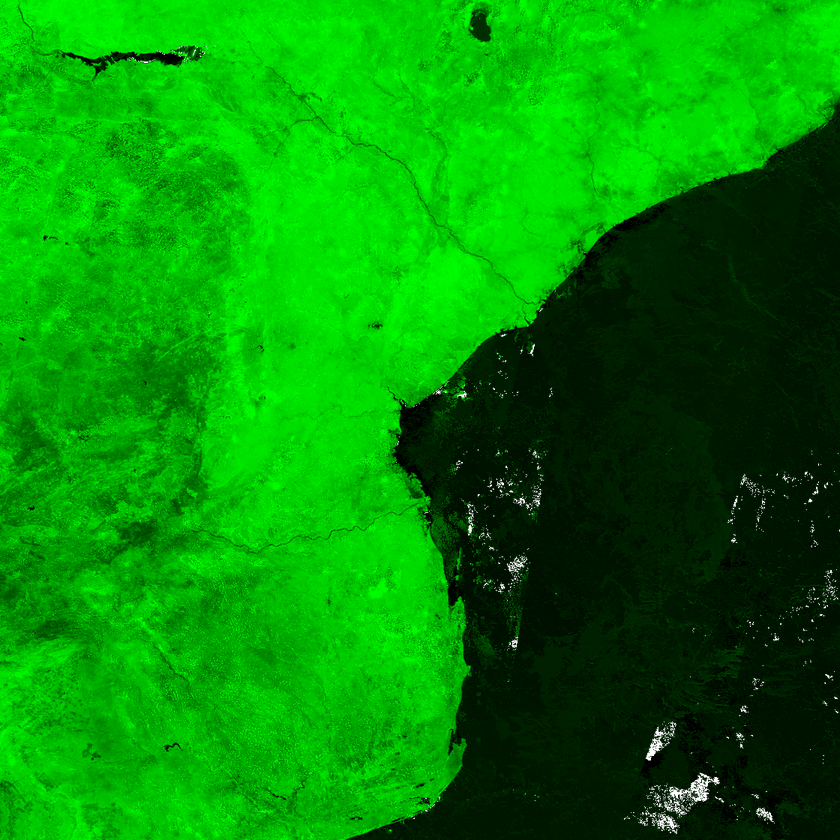
#> input picture test/resources/X21Y09.png, 840 x 840 px, shrunk from 1120 x 1120 before the run
$ python cropKNP.py
#> lines starting #> are read from the running program, lines starting #| are printed output that depends on the picture; after the words box and inside, x2 and y2 are one past the last pixel; in counts of white or black regions, pixels touching at a corner belong together; long printed decimals are rounded
#!/usr/bin/env python
import numpy as np
from PIL import Image, ImageDraw
from math import inf, floor, ceil
from knp import boundary

def calculate_uncropped_bbox_and_dimensions(tiles):
    min_x = inf
    max_x = -inf
    min_y = inf
    max_y = -inf
    for i, tile in enumerate(tiles):
        min_x = min(min_x, tile['bbox'][0][0])
        max_x = max(max_x, tile['bbox'][1][0])
        min_y = min(min_y, tile['bbox'][0][1])
        max_y = max(max_y, tile['bbox'][1][1])
    tile_width_coords = tile['bbox'][1][0] - tile['bbox'][0][0]
    tile_height_coords = tile['bbox'][1][1] - tile['bbox'][0][1]
    tile_width_px = tile['img'].size[0]
    tile_height_px = tile['img'].size[1]

    uncropped_width = round((max_x - min_x) / tile_width_coords) * tile_width_px
    uncropped_height = round((max_y - min_y) / tile_height_coords) * tile_height_px
    return (((min_x, min_y), (max_x, max_y)), (uncropped_width, uncropped_height))

def create_boundary_pixels(boundary, bbox, image_dims):
    (image_width, image_height) = image_dims
    (bbox_min, bbox_max) = bbox
    def coordinate_to_pixels(coordinate):
        return (round((coordinate[0] - bbox_min[0]) / (bbox_max[0] - bbox_min[0]) * image_width),
                round((bbox_max[1] - coordinate[1]) / (bbox_max[1] - bbox_min[1]) * image_height))

    pixels = map(coordinate_to_pixels, boundary)
    return list(pixels)

def calculate_boundary_bbox(boundary):
    min_x = inf
    max_x = -inf
    min_y = inf
    max_y = -inf
    for coordinate in boundary:
        min_x = min(min_x, coordinate[0])
        max_x = max(max_x, coordinate[0])
        min_y = min(min_y, coordinate[1])
        max_y = max(max_y, coordinate[1])
    return ((min_x, min_y), (max_x, max_y))

def create_cropped_image(boundary, tiles, uncropped_bbox, uncropped_dims):
    (uncropped_bbox_min, uncropped_bbox_max) = uncropped_bbox
    (uncropped_pixel_width, uncropped_pixel_height) = uncropped_dims
    output_image = Image.new('RGBA', (uncropped_pixel_width, uncropped_pixel_height), (255, 0, 0, 255))

    for i, tile in enumerate(tiles):
        offset_x = round((tile['bbox'][0][0] - uncropped_bbox_min[0]) / (uncropped_bbox_max[0] - uncropped_bbox_min[0]) * uncropped_pixel_width)
        offset_y = round(-(tile['bbox'][1][1] - uncropped_bbox_max[1]) / (uncropped_bbox_max[1] - uncropped_bbox_min[1]) * uncropped_pixel_height)
        output_image.paste(tile['img'], (offset_x, offset_y))
        print(offset_x, offset_y)
    output_image.save('./resources/cropped_1_py.png')

    (boundary_bbox_min, boundary_bbox_max) = calculate_boundary_bbox(boundary)
    print('boundary_bbox', (boundary_bbox_min, boundary_bbox_max))

    cropped_min_x = floor((boundary_bbox_min[0] - uncropped_bbox_min[0]) / (uncropped_bbox_max[0] - uncropped_bbox_min[0]) * output_image.size[0])
    cropped_max_x = ceil((boundary_bbox_max[0] - uncropped_bbox_min[0]) / (uncropped_bbox_max[0] - uncropped_bbox_min[0]) * output_image.size[0])
    cropped_min_y = floor((uncropped_bbox_max[1] - boundary_bbox_max[1]) / (uncropped_bbox_max[1] - uncropped_bbox_min[1]) * output_image.size[1])
    cropped_max_y = floor((uncropped_bbox_max[1] - boundary_bbox_min[1]) / (uncropped_bbox_max[1] - uncropped_bbox_min[1]) * output_image.size[1])

    print('cropped:', (cropped_min_x, cropped_min_y), (cropped_max_x, cropped_max_y))

    cropped_dims = (cropped_max_x - cropped_min_x, cropped_max_y - cropped_min_y)

    cropped_bbox_min = (
        uncropped_bbox_min[0] + cropped_min_x / output_image.size[0] * (uncropped_bbox_max[0] - uncropped_bbox_min[0]),
        uncropped_bbox_max[1] - cropped_max_y / output_image.size[1] * (uncropped_bbox_max[1] - uncropped_bbox_min[1]))
    cropped_bbox_max = (
        uncropped_bbox_min[0] + cropped_max_x / output_image.size[0] * (uncropped_bbox_max[0] - uncropped_bbox_min[0]),
        uncropped_bbox_max[1] - cropped_min_y / output_image.size[1] * (uncropped_bbox_max[1] - uncropped_bbox_min[1]))

    print('cropped_bbox', cropped_bbox_min, cropped_bbox_max)

    output_image = output_image.crop((cropped_min_x, cropped_min_y, cropped_max_x, cropped_max_y))
    output_image.save('./resources/cropped_2_py.png')
    output_raw = np.asarray(output_image)

    polygon = create_boundary_pixels(boundary, (cropped_bbox_min, cropped_bbox_max), cropped_dims)

    mask_image = Image.new('L', (output_image.size[0], output_image.size[1]), 0)
    ImageDraw.Draw(mask_image).polygon(polygon, outline=1, fill=1)
    mask_raw = np.array(mask_image)

    cropped_raw = np.empty(output_raw.shape, dtype='uint8')
    cropped_raw[:,:,:] = output_raw[:,:,:]
    cropped_raw[:,:,3] = mask_raw * 255
    cropped_image = Image.fromarray(cropped_raw, 'RGBA')
    cropped_image.save('./resources/cropped_3_py.png')


tiles = [
    {
        'bbox': ((30, -25), (40, -15)),
        'img': Image.open('./resources/X21Y09.png').convert('RGBA')
    },
    {
        'bbox': ((30, -35), (40, -25)),
        'img': Image.open('./resources/X21Y10.png').convert('RGBA')
    }
]
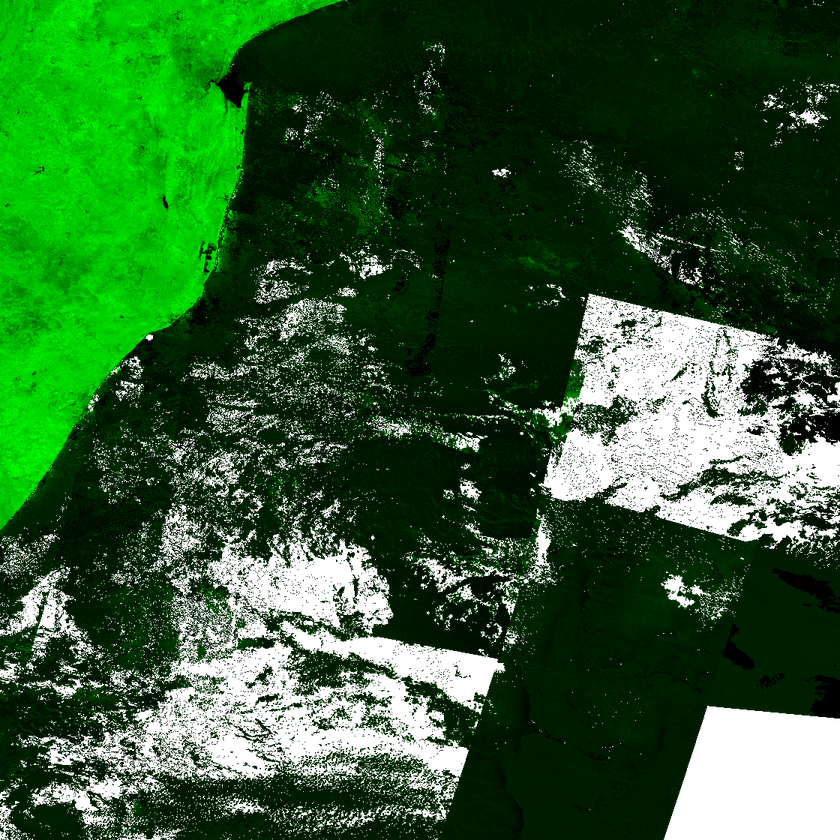
#> input picture test/resources/X21Y10.png, 840 x 840 px, shrunk from 1120 x 1120 before the run

(bbox, dims) = calculate_uncropped_bbox_and_dimensions(tiles)
#> the loop in calculate_uncropped_bbox_and_dimensions, `for i, tile in enumerate(tiles):` made 2 passes
#> (min_x, max_x, min_y, max_y) on passes 1 to 2: (30, 40, -25, -15), (30, 40, -35, -15)
#> in calculate_uncropped_bbox_and_dimensions, `tile_width_coords = tile['bbox'][1][0] - tile['bbox'][0][0]`: tile_width_coords = 10
#> in calculate_uncropped_bbox_and_dimensions, `uncropped_width = round((max_x - min_x) / tile_width_coords) * tile_wi..`: uncropped_width = 840
#> in calculate_uncropped_bbox_and_dimensions, `uncropped_height = round((max_y - min_y) / tile_height_coords) * tile_..`: uncropped_height = 1680
#> bbox = ((30, -35), (40, -15)); dims = (840, 1680)
print('uncropped bbox', bbox)
#| uncropped bbox ((30, -35), (40, -15))
print('uncropped dims', dims)
#| uncropped dims (840, 1680)
create_cropped_image(boundary, tiles, bbox, dims)
#> in create_cropped_image, `(uncropped_bbox_min, uncropped_bbox_max) = uncropped_bbox`: uncropped_bbox_min = (30, -35); uncropped_bbox_max = (40, -15)
#> in create_cropped_image, `(uncropped_pixel_width, uncropped_pixel_height) = uncropped_dims`: uncropped_pixel_width = 840; uncropped_pixel_height = 1680
#> in create_cropped_image, `output_image = Image.new('RGBA', (uncropped_pixel_width, uncropped_pix..`:
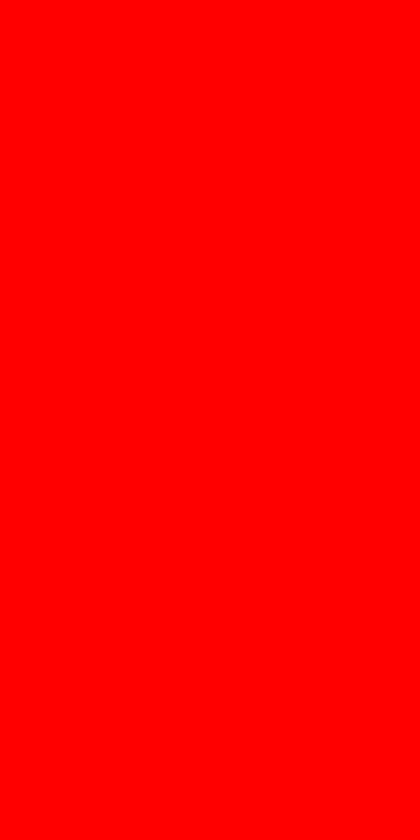
#> output_image: PIL image 840x1680 RGBA (shown at 1/2 size); mean R, G, B, A 255, 0, 0, 255
#> the loop in create_cropped_image, `for i, tile in enumerate(tiles):` made 2 passes
#> (offset_x, offset_y) on passes 1 to 2: (0, 0), (0, 840)
#| 0 0
#| 0 840
#> after the loop in create_cropped_image, `for i, tile in enumerate(tiles):`:
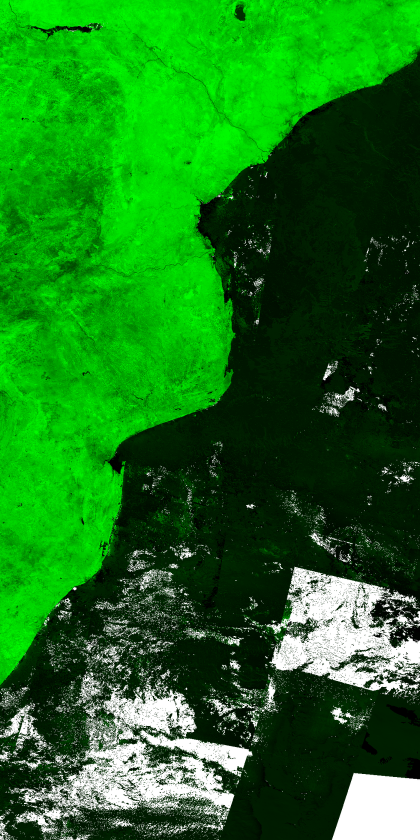
#> output_image: PIL image 840x1680 RGBA (shown at 1/2 size); mean R, G, B, A 0, 91.7, 0, 229.8; transparent parts drawn white
#> in create_cropped_image, `cropped_min_x = floor((boundary_bbox_min[0] - uncropped_bbox_min[0]) /..`: cropped_min_x = 74
#> in create_cropped_image, `cropped_max_x = ceil((boundary_bbox_max[0] - uncropped_bbox_min[0]) / ..`: cropped_max_x = 171
#> in create_cropped_image, `cropped_min_y = floor((uncropped_bbox_max[1] - boundary_bbox_max[1]) /..`: cropped_min_y = 615
#> in create_cropped_image, `cropped_max_y = floor((uncropped_bbox_max[1] - boundary_bbox_min[1]) /..`: cropped_max_y = 884
#| cropped: (74, 615) (171, 884)
#> in create_cropped_image, `cropped_dims = (cropped_max_x - cropped_min_x, cropped_max_y - cropped..`: cropped_dims = (97, 269)
#> in create_cropped_image, `cropped_bbox_min = ( uncropped_bbox_min[0] + cropped_min_x / output_im..`: cropped_bbox_min = (30.88, -25.52)
#> in create_cropped_image, `cropped_bbox_max = ( uncropped_bbox_min[0] + cropped_max_x / output_im..`: cropped_bbox_max = (32.04, -22.32)
#| cropped_bbox (30.881, -25.524) (32.036, -22.321)
#> in create_cropped_image, `output_image = output_image.crop((cropped_min_x, cropped_min_y, croppe..`:
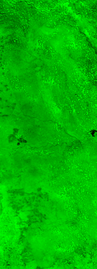
#> output_image: PIL image 97x269 RGBA; mean R, G, B, A 0, 179.8, 0, 255
#> in create_boundary_pixels, `(image_width, image_height) = image_dims`: image_width = 97; image_height = 269
#> in create_cropped_image, `polygon = create_boundary_pixels(boundary, (cropped_bbox_min, cropped_..`: polygon = 1538 pairs, first value 1 to 97, second value 1 to 269
#> in create_cropped_image, `mask_image = Image.new('L', (output_image.size[0], output_image.size[1..`: mask_image: PIL image 97x269 L; every value is 0
#> in create_cropped_image, `ImageDraw.Draw(mask_image).polygon(polygon, outline=1, fill=1)`:
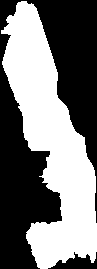
#> mask_image: PIL image 97x269 L; values 0 (black) and 1 (white), 47% white; 1 white region, box (x1, y1, x2, y2) and area: (1, 1, 97, 269) 12253
#> in create_cropped_image, `cropped_raw[:,:,3] = mask_raw * 255`:
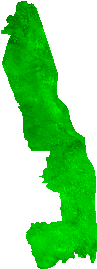
#> cropped_raw: shape (269, 97, 4); mean R, G, B, A 0, 179.8, 0, 119.7; transparent parts drawn white
